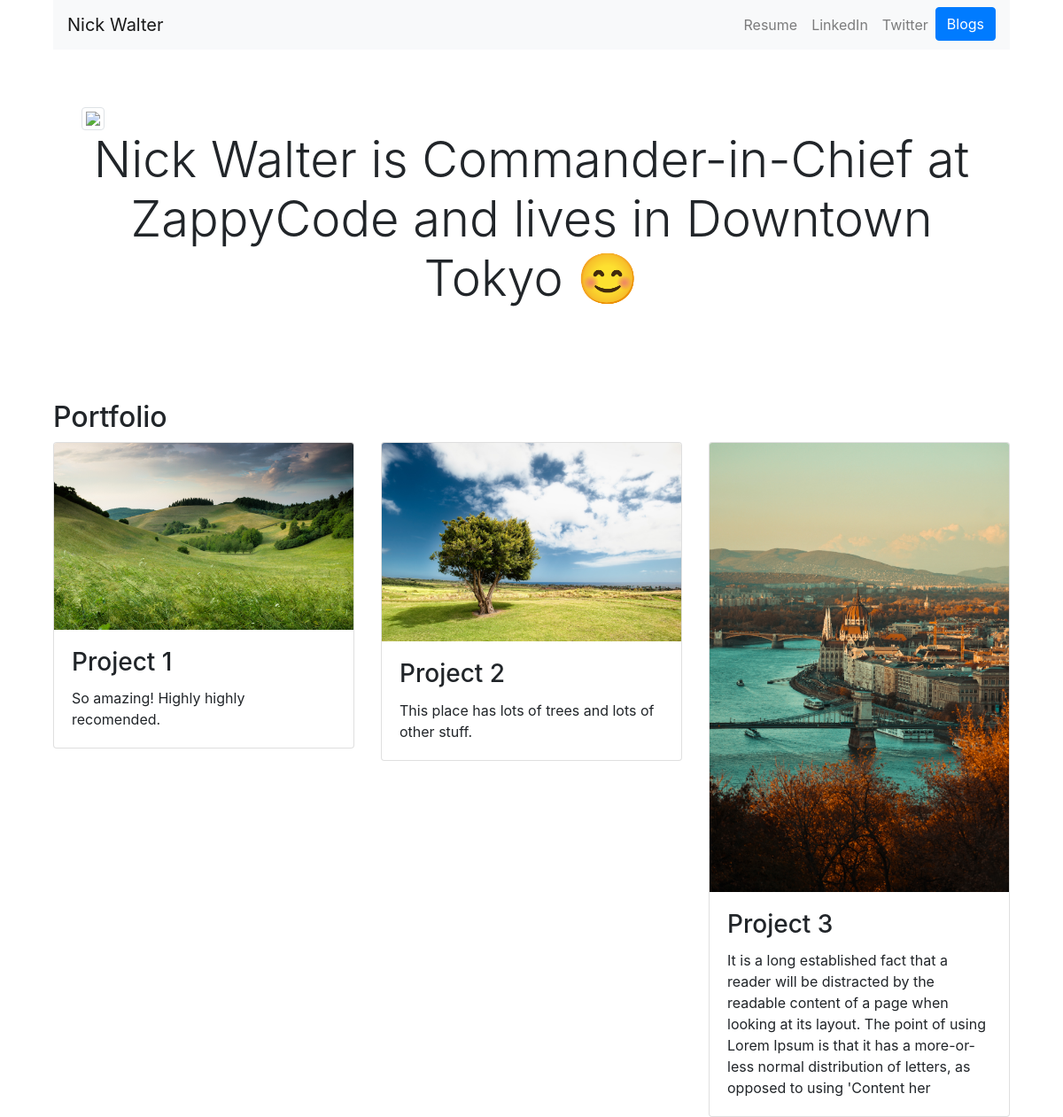
The page / on the database its author committed.
### portfolio/models.py (models this page shows, shortened)
class Project(models.Model):
    title = models.CharField(max_length=100)
    image = models.ImageField(upload_to='portfolio/images')
    description = models.CharField(max_length=250)
    url = models.URLField(blank=True)

### portfolio/views.py (the view)
# urls.py: 2. Add a URL to urlpatterns:  path('', views.home, name='home')
def home(request):
    projects = Project.objects.all()
    return render(request, 'portfolio/home.html', {'projects': projects})

### portfolio/templates/portfolio/home.html (shortened to what this page needs)
{% extends 'portfolio/base.html' %}
{% load static %}
{% block content %}
<div class="jumbotron">
    <img src="{% static 'portfolio/pic.jpg' %}" class="img-thumbnail">
  <h1 class="display-4" id="home">Nick Walter is Commander-in-Chief at ZappyCode and lives in Downtown Tokyo 😊</h1>
</div>
<h2 class="display-5">Portfolio</h2>
<div class="row">
  {% for project in projects %}
  <div class="col-lg-4">
    <div class="card-deck">
      <div class="card">
        <img src="{{ project.image.url }}" class="card-img-top">
        <div class="card-body">
          <h3 class="card-title">{{ project.title }}</h3>
          <p class="card-text">{{ project.description }}</p>
        </div>
      </div>
    </div>
  </div>
  {% endfor %}
</div>
{% endblock %}

### portfolio/templates/portfolio/base.html (shortened to what this page needs)
{% load static %}
<!doctype html>
<html lang="en">
  <head>
    <link rel="stylesheet" href="https://stackpath.bootstrapcdn.com/bootstrap/4.5.0/css/bootstrap.min.css">
    <link rel="stylesheet" href="{% static 'portfolio/style.css' %}">
  </head>
  <body>
      <div class="container">
        <div class="container-fluid">
          <nav class="navbar navbar-expand-lg navbar-light bg-light">
            <a class="navbar-brand" href="{% url 'home' %}">Nick Walter</a>
              <div class="collapse navbar-collapse" id="navbarSupportedContent">
                <ul class="navbar-nav ml-auto">
                  <li class="nav-item">
                    <a class="nav-link" href="{% static 'portfolio/resume.pdf' %}">Resume</a>
                  </li>
                  <li class="nav-item">
                    <a class="nav-link" href="#">LinkedIn</a>
                  </li>
                  <li class="nav-item">
                    <a class="nav-link" href="#">Twitter</a>
                  </li>
                  <li class="nav-item">
                    <a class="btn btn-primary" href="{% url 'all_blogs' %}">Blogs</a>
                  </li>
                </ul>
              </div>
            </nav>
            {% block content %}{% endblock %}
        </div>
    </div>
  </body>
</html>

### portfolio/static/portfolio/style.css (style rules this page uses)
.display-4 { text-align: center; }
.jumbotron { background: white; }

### rows shown on the page
Project: image (picture), title "Project 1", description "So amazing! Highly highly recomended."
Project: image (picture), title "Project 2", description "This place has lots of trees and lots of other stuff."
Project: image (picture), title "Project 3", description "It is a long established fact that a reader will be distracted by the readable content of a page when looking at its layout. The point of using Lorem Ipsum is that it has a more-or-less normal distribution of letters, as opposed to using 'Content her"
